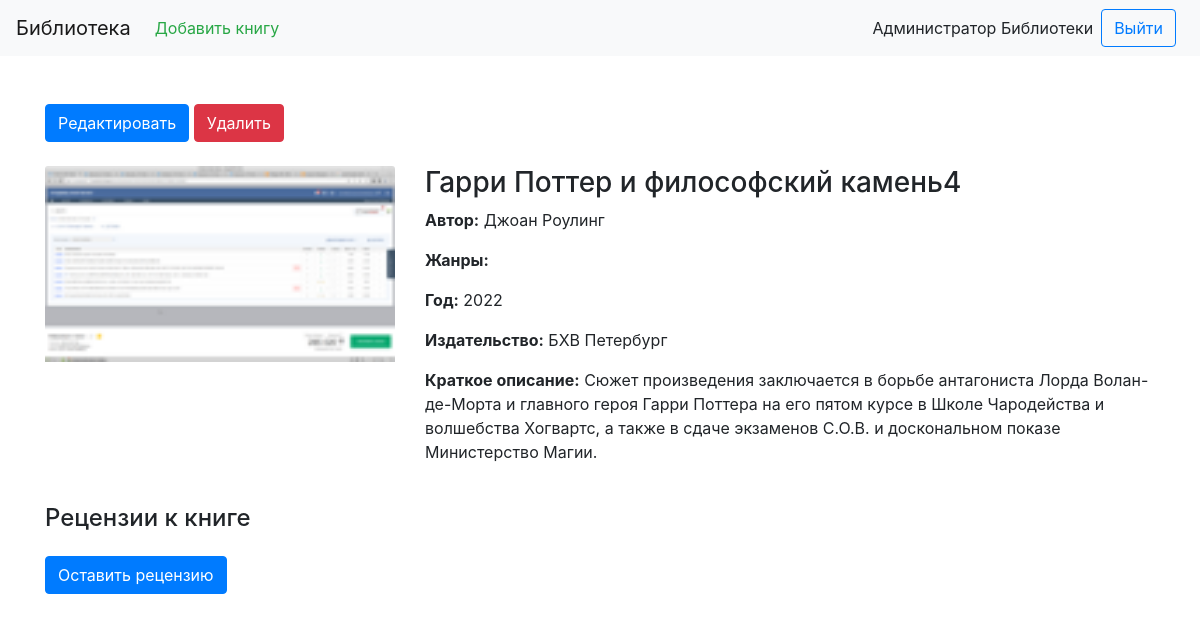
The app's page /books/4 (signed in) with its own data.
### models.py (models this page shows, shortened)
class User(db.Model, UserMixin):
    id = db.Column(db.Integer, primary_key=True)
    login = db.Column(db.String(50), unique=True, nullable=False)
    first_name = db.Column(db.String(50), nullable=False)
    last_name = db.Column(db.String(50), nullable=False)
    patronymic = db.Column(db.String(50), nullable=True)
    role_id = db.Column(db.String(50), db.ForeignKey('role.id'), nullable=False)
    email = db.Column(db.String(50), unique=True, nullable=False)
    password = db.Column(db.String(50), nullable=False)
    role = db.relationship("Role", backref=backref("role.id", cascade="all, delete"))

class Cover(db.Model):
    id = db.Column(db.Integer, primary_key=True)
    file = db.Column(db.String(255), nullable=False)
    mime_type = db.Column(db.String(255), nullable=False)
    md5_hash = db.Column(db.String(255), nullable=False)

class Book(db.Model):
    id = db.Column(db.Integer, primary_key=True)
    name = db.Column(db.String(50), unique=True, nullable=False)
    short_description = db.Column(db.Text(), nullable=False)
    year = db.Column(db.String(4), nullable=False)
    publisher = db.Column(db.String(50), nullable=False)
    author = db.Column(db.String(50), nullable=False)
    pages = db.Column(db.String(50), nullable=False)
    cover_id = db.Column(db.Integer, db.ForeignKey('cover.id'))
    cover = db.relationship("Cover", backref="cover")
    reviews = db.relationship("Review", backref="review")

### main.py (the view)
@app.route('/books/<int:id>', methods=['GET', 'POST'])
def book_index(id):
    book = models.Book.query.get(id)
    book_genres = models.BookGenre.query.filter_by(book_id=id).all()
    reviews = models.Review.query.filter_by(book_id=id, status_id=2)
    reviewed = False
    if flask_login.current_user.is_authenticated:
        if models.Review.query.filter_by(book_id=id, user_id=flask_login.current_user.id).all() != []:
            reviewed = True
    else:
        reviewed = None
    return render_template('book_index.html', book=book, book_genres=book_genres, reviews=reviews, reviewed=reviewed)

### main.py (called while the page is built)
@login_manager.user_loader
def load_user(user):
    return models.User.query.get(user)

### templates/book_index.html (shortened to what this page needs)
{% extends 'layout.html' %}
{% block content %}
    <div class="container">
        <div class="row justify-content-center mt-4">
            <div class="col-12 my-4">
                {% if current_user.is_authenticated %}
                    {% if current_user.role.name == "администратор" %}
                        <a href="/books/edit/{{ book.id }}" class="btn btn-primary">Редактировать</a>
                        <button type="button" class="btn btn-danger" data-toggle="modal" data-target="#deleteBookModal">
                            Удалить
                        </button>
                    {% elif current_user.role.name == "модератор" %}
                        <a href="/books/edit/{{ book.id }}" class="btn btn-primary">Редактировать</a>
                    {% endif %}
                {% endif %}
            </div>
            <div class="col-12 col-lg-4">
                <img class="card-img-top" src="{{ url_for('media', filename="covers/" + book.cover.file) }}" alt="Card image cap">
            </div>
            <div class="col-12 col-lg-8">
                <div class="d-flex flex-column">
                    <h3>{{ book.name }}</h3>
                    <p><b>Автор:</b> {{ book.author }}</p>
                    <p>
                        <b>Жанры:</b>
                    </p>
                    <p><b>Год:</b> {{ book.year }}</p>
                    <p><b>Издательство:</b> {{ book.publisher }}</p>
                    <p><b>Краткое описание:</b> {{ book.short_description }}</p>
                </div>
            </div>
            <div class="col-12">
                <h4 class="my-4">Рецензии к книге</h4>
                {% if reviewed == False %}
                    <a href="/reviews/new/{{ book.id }}" class="btn btn-primary mb-4">Оставить рецензию</a>
                {% endif %}
            </div>
        </div>
    </div>
{% endblock %}

### templates/layout.html (shortened to what this page needs)
<!DOCTYPE html>
<html lang="en">
        <link rel="stylesheet" href="https://cdn.jsdelivr.net/npm/bootstrap@4.0.0/dist/css/bootstrap.min.css">
        <link rel="stylesheet" href="/static/css/main.css">
    </head>
    <body>
        <nav class="navbar navbar-expand-lg navbar-light bg-light">
            <a class="navbar-brand" href="/">Библиотека</a>
            <div class="collapse navbar-collapse" id="navbarSupportedContent">
                <ul class="navbar-nav mr-auto">
                    {% if current_user.is_authenticated %}
                        {% if current_user.role.name == 'администратор' %}
                            <li class="nav-item active">
                                <a class="nav-link text-success" href="/books/new">Добавить книгу</a>
                            </li>
                        {% endif %}
                    {% endif %}
                </ul>
                {% if current_user.is_authenticated %}
                    {{ current_user.first_name }} {{ current_user.last_name }}
                    <a href="/logout" class="btn btn-outline-primary my-2 mx-2 my-sm-0" >Выйти</a>
                {% else %}
                    <a href="/login" class="btn btn-outline-primary my-2 mx-2 my-sm-0" >Войти</a>
                    <a href="/register" class="btn btn-success my-2 my-sm-0" type="submit">Регистрация</a>
                {% endif %}
            </div>
        </nav>
        {% block content %}
        {% endblock %}
    </body>
</html>

### records on screen
User: first_name "Администратор", last_name "Библиотеки"
Cover: file (picture)
Book: name "Гарри Поттер и философский камень4", author "Джоан Роулинг", year "2022", publisher "БХВ Петербург", short_description "Сюжет произведения заключается в борьбе антагониста Лорда Волан-де-Морта и главного героя Гарри Поттера на его пятом курсе в Школе Чародейства и волшебства Хогвартс, а также в сдаче экзаменов С.О.В. и доскональном показе Министерство Магии."
